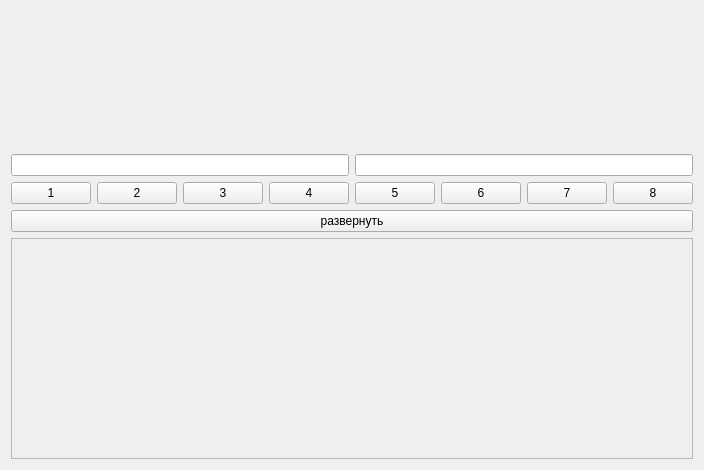
<?xml version="1.0" encoding="UTF-8"?>
<ui version="4.0">
 <class>Block</class>
 <widget class="QWidget" name="Block">
  <property name="geometry">
   <rect>
    <x>0</x>
    <y>0</y>
    <width>664</width>
    <height>470</height>
   </rect>
  </property>
  <property name="windowTitle">
   <string>Form</string>
  </property>
  <layout class="QVBoxLayout" name="verticalLayout">
   <item>
    <layout class="QVBoxLayout" name="basic_layout">
     <item>
      <layout class="QHBoxLayout" name="gaude_layout">
       <item>
        <widget class="AdvancedGauge" name="gaude_inf_1"/>
       </item>
       <item>
        <widget class="AdvancedGauge" name="gaude_inf_2"/>
       </item>
      </layout>
     </item>
     <item>
      <layout class="QHBoxLayout" name="input_layout">
       <item>
        <widget class="QLineEdit" name="angle1_edit"/>
       </item>
       <item>
        <widget class="QLineEdit" name="angle2_edit"/>
       </item>
      </layout>
     </item>
     <item>
      <layout class="QHBoxLayout" name="pyro_layout">
       <item>
        <widget class="QPushButton" name="pyro_1">
         <property name="text">
          <string>1</string>
         </property>
        </widget>
       </item>
       <item>
        <widget class="QPushButton" name="pyro_2">
         <property name="text">
          <string>2</string>
         </property>
        </widget>
       </item>
       <item>
        <widget class="QPushButton" name="pyro_3">
         <property name="text">
          <string>3</string>
         </property>
        </widget>
       </item>
       <item>
        <widget class="QPushButton" name="pyro_4">
         <property name="text">
          <string>4</string>
         </property>
        </widget>
       </item>
       <item>
        <widget class="QPushButton" name="pyro_5">
         <property name="text">
          <string>5</string>
         </property>
        </widget>
       </item>
       <item>
        <widget class="QPushButton" name="pyro_6">
         <property name="text">
          <string>6</string>
         </property>
        </widget>
       </item>
       <item>
        <widget class="QPushButton" name="pyro_7">
         <property name="text">
          <string>7</string>
         </property>
        </widget>
       </item>
       <item>
        <widget class="QPushButton" name="pyro_">
         <property name="text">
          <string>8</string>
         </property>
        </widget>
       </item>
      </layout>
     </item>
     <item>
      <widget class="QPushButton" name="unwrap_btn">
       <property name="text">
        <string>развернуть</string>
       </property>
      </widget>
     </item>
    </layout>
   </item>
   <item>
    <widget class="QFrame" name="frame_for_graphs">
     <property name="frameShape">
      <enum>QFrame::Shape::StyledPanel</enum>
     </property>
     <property name="frameShadow">
      <enum>QFrame::Shadow::Raised</enum>
     </property>
    </widget>
   </item>
  </layout>
 </widget>
 <customwidgets>
  <customwidget>
   <class>AdvancedGauge</class>
   <extends>QWidget</extends>
   <header>advancedgauge.h</header>
  </customwidget>
 </customwidgets>
 <resources/>
 <connections/>
</ui>
